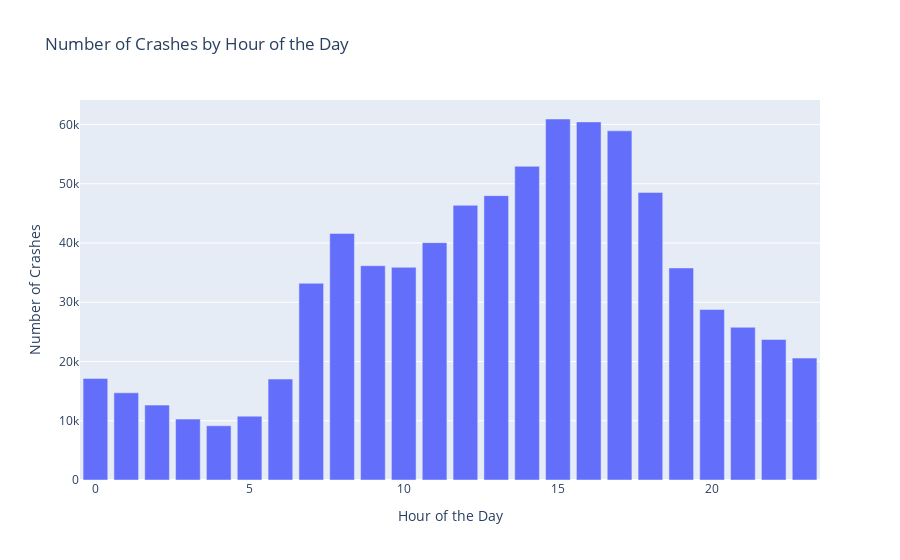

Here is the notebook cell this chart was saved with:
### Code cell
# Extract hour from 'CRASH_DATE'
crash_data.dropna(subset=['CRASH_DATE'], inplace=True)
crash_data['HOUR'] = crash_data['CRASH_DATE'].dt.hour
crash_data['MONTH'] = crash_data['CRASH_DATE'].dt.month

# Count the number of crashes per hour
crash_counts_per_hour = crash_data['HOUR'].value_counts().sort_index()
crash_counts_per_month = crash_data['MONTH'].value_counts().sort_index()


# Create a bar plot for crashes by hour
fig_hour = px.bar(x=crash_counts_per_hour.index, y=crash_counts_per_hour.values, labels={'x': 'Hour of the Day', 'y': 'Number of Crashes'}, title='Number of Crashes by Hour of the Day')

fig_hour.show()
fig_month = px.bar(x=crash_counts_per_month.index, y=crash_counts_per_month.values, 
                   labels={'x': 'Month', 'y': 'Number of Crashes'}, 
                   title='Number of Crashes by Month')

fig_month.show()

### Figure 1 — Plotly figure (JSON) as saved in the notebook; plotly's stock layout.template omitted (floating-point values rounded to 4 significant figures)
{"data": [{"alignmentgroup": "True", "hovertemplate": "Hour of the Day=%{x}<br>Number of Crashes=%{y}<extra></extra>", "legendgroup": "", "marker": {"color": "#636efa", "pattern": {"shape": ""}}, "name": "", "offsetgroup": "", "orientation": "v", "showlegend": false, "textposition": "auto", "type": "bar", "x": [0, 1, 2, 3, 4, 5, 6, 7, 8, 9, 10, 11, 12, 13, 14, 15, 16, 17, 18, 19, 20, 21, 22, 23], "xaxis": "x", "y": [17146, 14717, 12641, 10277, 9154, 10771, 17035, 33202, 41631, 36174, 35904, 40063, 46370, 48001, 52956, 60938, 60451, 58938, 48545, 35793, 28783, 25782, 23712, 20583], "yaxis": "y"}], "layout": {"autosize": true, "barmode": "relative", "legend": {"tracegroupgap": 0}, "title": {"text": "Number of Crashes by Hour of the Day"}, "xaxis": {"anchor": "y", "autorange": true, "domain": [0, 1], "range": [-0.5, 23.5], "title": {"text": "Hour of the Day"}, "type": "linear"}, "yaxis": {"anchor": "x", "autorange": true, "domain": [0, 1], "range": [0, 64150.0], "title": {"text": "Number of Crashes"}, "type": "linear"}}}
